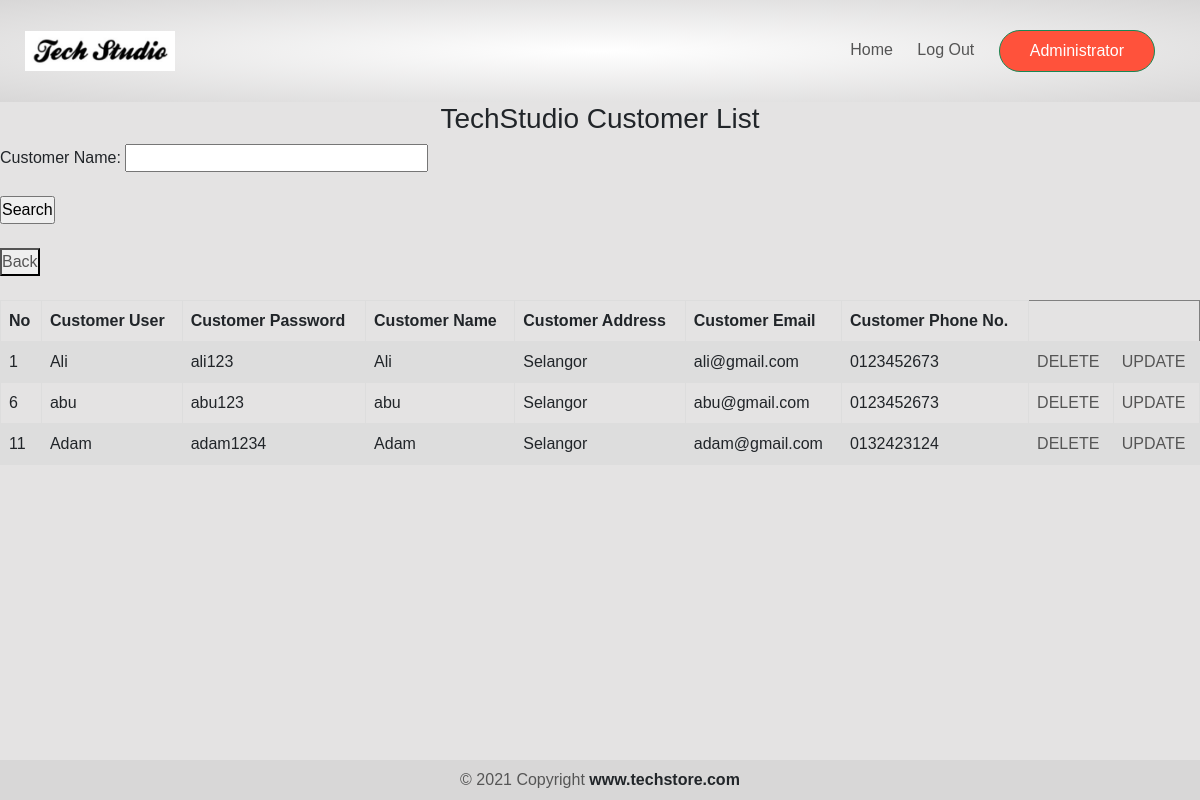
The page /customerList.php on the database its author committed.
### tables this page shows
CREATE TABLE `customer` (
  `custID` int(15) NOT NULL,
  `custUser` varchar(40) NOT NULL,
  `custPassword` varchar(40) NOT NULL,
  `custName` varchar(40) NOT NULL,
  `custAddress` varchar(40) NOT NULL,
  `custEmail` varchar(40) NOT NULL,
  `custPhone` varchar(40) NOT NULL
);

### customerList.php (the view, shortened to what this page needs)
<html>
<head>
  <link rel="stylesheet" href="pstyle.css">
</head>
<body>
  <h3 align="center">TechStudio Customer List </h3>
  <form action="RecordDisplay.php" method="post">
     Customer Name: <input name="custName" type="text" size="30"><br><br>
     <input type="submit" name="Submit" value="Search"><br><br>
  </form>
<?php
  include 'db_con.php';
  $sql = "SELECT * FROM customer";
  $result = $conn->query($sql);
  if ($result->num_rows > 0) {
     echo '<table cellpadding=10 cellspacing=1 border=1 align="center">';
     echo '<tr><td align="center"><b>No</b></td>
     <td align="center"><b>Customer User</b></td>
     <td align="center"><b>Customer Password</b></td>
     <td align="center"><b>Customer Name</b></td>
     <td align="center"><b>Customer Address</b></td>
     <td align="center"><b>Customer Email</b></td>
     <td align="center"><b>Customer Phone No.</b></td></tr>';
     while($row = $result->fetch_assoc()) {
        echo '<tr>';
        echo '<td align="center">'.$row["custID"].'</td>';
        echo '<td align="center">'.$row["custUser"].'</td>';
        echo '<td align="center">'.$row["custPassword"].'</td>';
        echo '<td align="center">'.$row["custName"].'</td>';
        echo '<td align="center">'.$row["custAddress"].'</td>';
        echo '<td align="center">'.$row["custEmail"].'</td>';
        echo '<td align="center">'.$row["custPhone"].'</td>';
        echo '<td><a href="RecordDelete.php?custID='.$row["custID"].'">DELETE</a></td>';
        echo '<td><a href="RecordEdit.php?custID='.$row["custID"].'">UPDATE</a></td>';
        echo '</tr>';
     }
  }
  else {
    echo "0 results";
  }
  echo '<button><a href="adminmanage.php">Back</button><br><br>';
?>
</body><?php
?></html>

### css/pstyle.css (style rules this page uses)
* { margin: 0; padding: 0; box-sizing: 0; }
body { font-family: 'Poppins', sans-serif; background-color: #E4E3E3; }
.navbar { display: flex; align-items: center; padding: 0px; }
nav { flex: 1; text-align: right; }
nav ul { display: inline-block; list-style-type: none; margin-bottom:0; }
nav ul li { display: inline-block; margin-right: 20px; }
a { text-decoration: none; color: #555; }
.container { max-width: 1300px; margin: auto; padding-left: 25px; padding-right: 25px; }
.btn { display: inline-block; background: #ff523b; color: #fff; padding: 8px 30px; margin: 30px 0; border-radius: 30px; transition: background 0.5s; }
.header { background: radial-gradient(#fff, rgb(216, 215, 215)); }

### customerList.php (style rules this page uses)
table { font-family: arial, sans-serif; border-collapse: collapse; width: 100%; }
td, th { border: 1px solid #dddddd; text-align: left; padding: 8px; }
tr:nth-child(even) { background-color: #dddddd; }

### rows shown on the page
customer: custID "1", custUser "Ali", custPassword "ali123", custName "Ali", custAddress "Selangor", custEmail "ali@gmail.com", custPhone "0123452673"
customer: custID "6", custUser "abu", custPassword "abu123", custName "abu", custAddress "Selangor", custEmail "abu@gmail.com", custPhone "0123452673"
customer: custID "11", custUser "Adam", custPassword "adam1234", custName "Adam", custAddress "Selangor", custEmail "adam@gmail.com", custPhone "0132423124"
